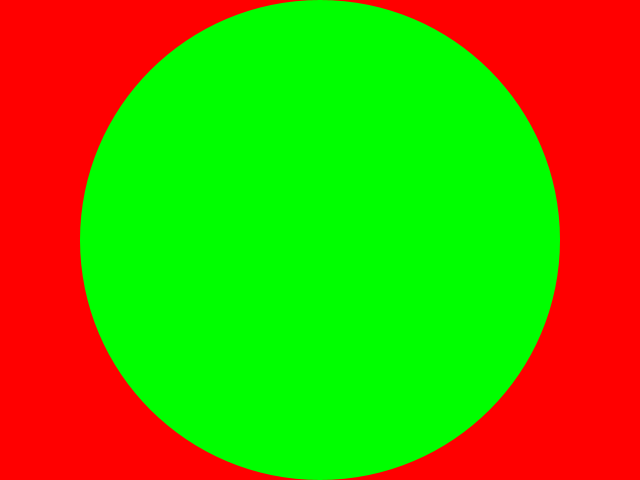
Frame 1 (no input)
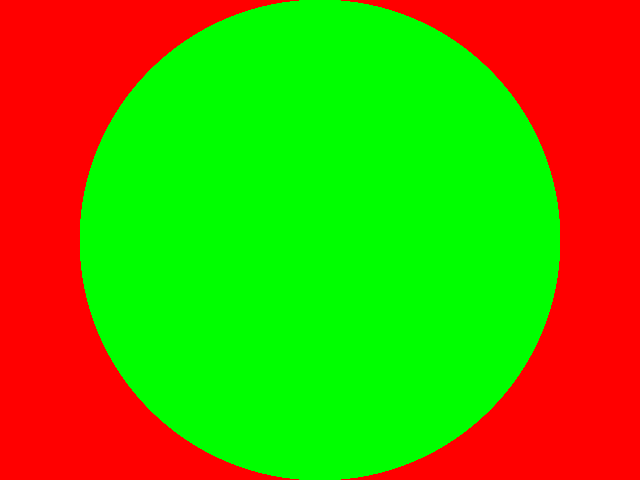
Frame 60 (the mouse pressed at the canvas centre just before this capture)
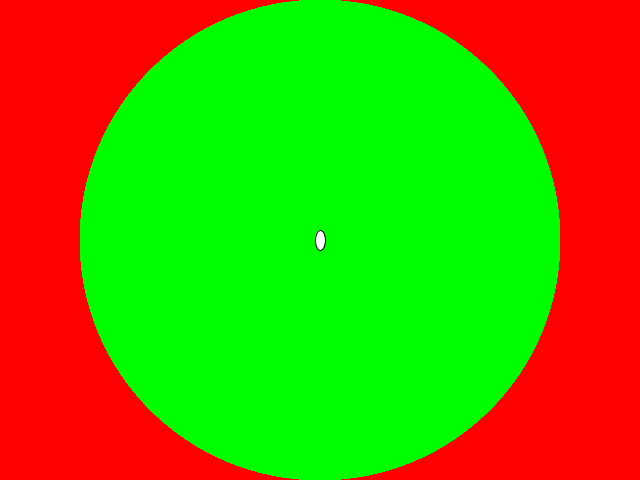
Frame 120 (the mouse held since frame 60 and released just before this capture)

The Processing sketch that drew these frames (run headless with seeded random() and noise(); from frame 60 on, the mouse is pressed at the canvas centre):

// Processing sketch: Masking
// ── Masking.pde
PGraphics img, mas;
void setup(){
    size(640,480);
    img = createGraphics(width, height);
    mas = createGraphics(width, height);
    
}
void draw(){
    background(255,0,0);
    img.beginDraw();
    img.background(0,255, 0);
    img.ellipse(mouseX, mouseY, 10,20);
    img.endDraw();
    mas.beginDraw();
    mas.noStroke();
    mas.circle(width/2, height/2, min(width, height));
    mas.endDraw();
    img.mask(minAlphas(img, mas));
    
    image(img, 0,0);
}

int[] minAlphas(PGraphics img,PGraphics img2){
    img.loadPixels();
    img2.loadPixels();
    int[] a = new int[img.pixels.length];
    for (int i = 0; i< img.pixels.length; i++){
        a[i]= min(img.pixels[i] >> 24 & 0xFF, img2.pixels[i] >> 24 & 0xFF);
    }
    return a;
}
